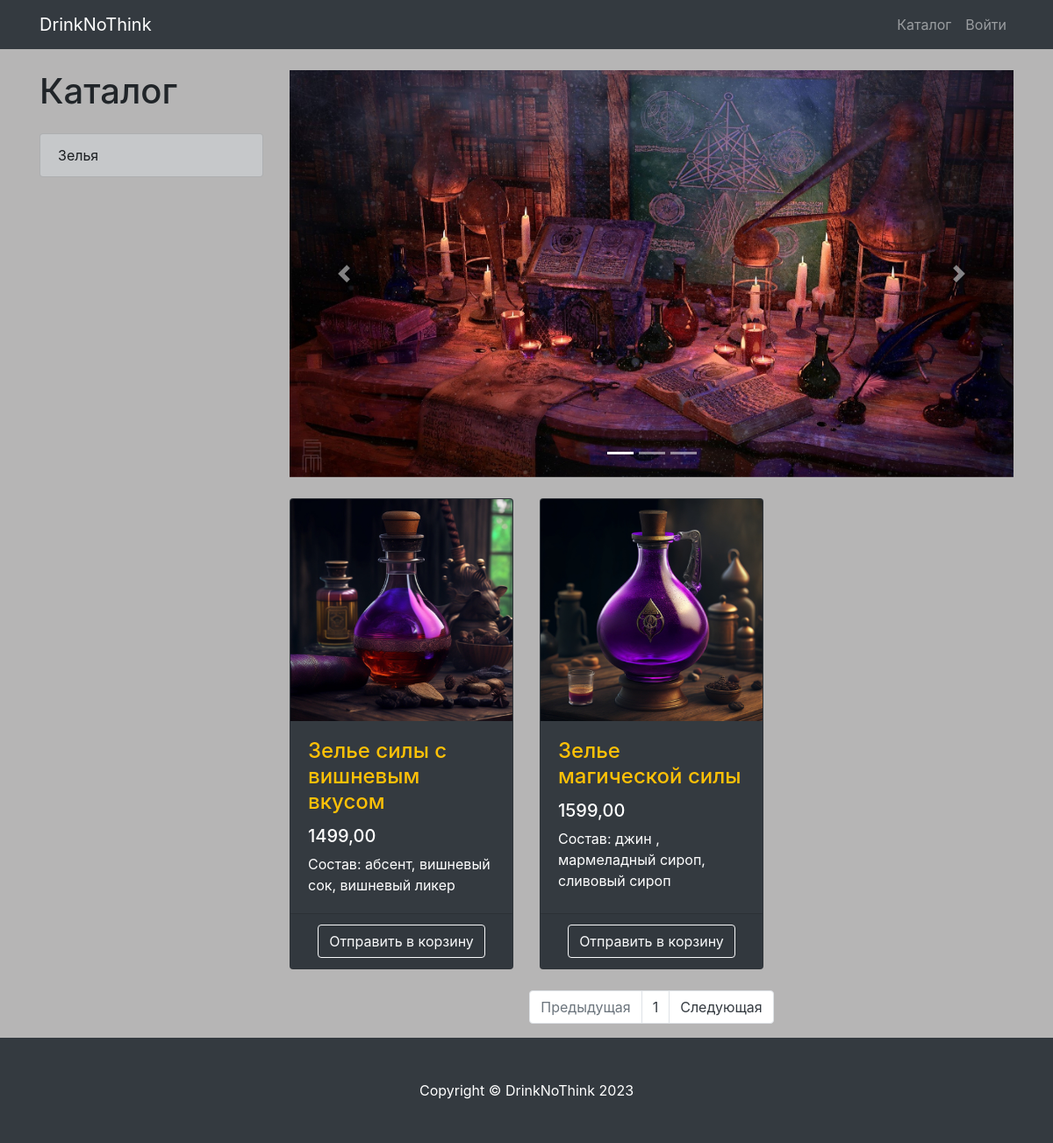
Before: /products/ with the older database file.
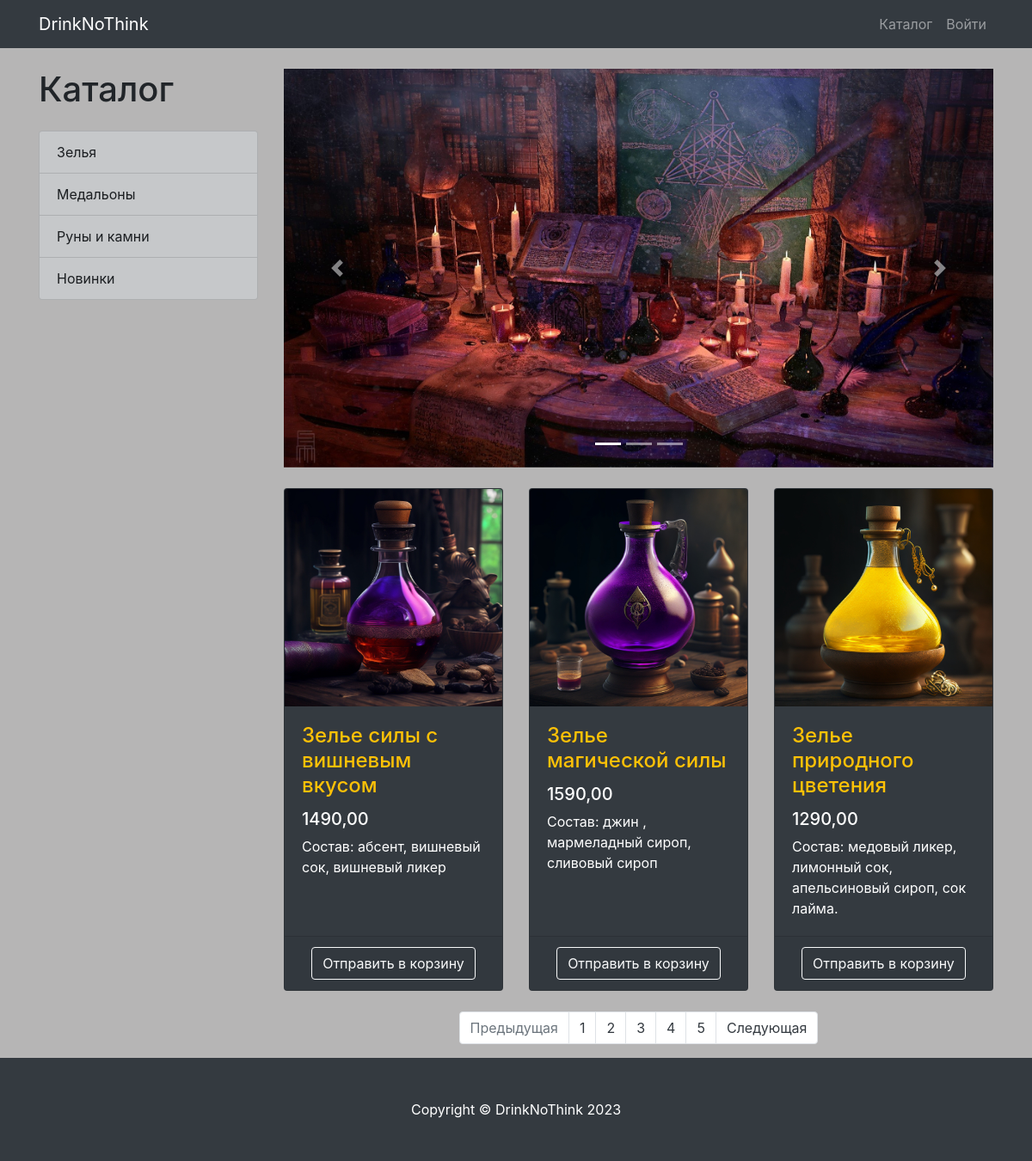
After: the same page with the newer database file.
### products/models.py (models this page shows, shortened)
class ProductCategory(models.Model):
    name = models.CharField(max_length=128, unique=True)
    description = models.TextField(null=True, blank=True)
    class Meta:
        verbose_name = 'Категория'
        verbose_name_plural = 'Категории'

class Product(models.Model):
    name = models.CharField(max_length=256)
    description = models.TextField()
    price = models.DecimalField(max_digits=6, decimal_places=2)
    quantity = models.PositiveIntegerField(default=0)
    image = models.ImageField(upload_to='products_images')
    category = models.ForeignKey(to=ProductCategory, on_delete=models.CASCADE)
    class Meta:
        verbose_name = 'Продукт'
        verbose_name_plural = 'Продукты'
        ordering = ['id']

### products/views.py (the view)
# urls.py: path('', products, name='index'),
def products(request, category_id=None, page_number=1):
    products = Product.objects.filter(category_id=category_id) if category_id else Product.objects.all()
    per_page = 3
    paginator = Paginator(products, per_page)
    products_paginator = paginator.page(page_number)
    context = {
        'title': 'Ассортимент',
        'categories': ProductCategory.objects.all(),
        'products': products_paginator,
    }
    return render(request, 'products/products.html', context)

### products/templates/products/products.html (shortened to what this page needs)
{% extends 'products/base.html' %}
{% load static %}
{% block css %}
        <link href="{% static 'vendor/css/products.css' %}" rel="stylesheet">
{% endblock %}
{% block content %}
        <div class="container">
    <div class="row">
        <div class="col-lg-3">
            <h1 class="my-4">Каталог </h1>
            <div class="list-group">
                {% for category in categories %}
                    <a href="{% url 'products:category' category.id %}" class="list-group-item list-group-item-action list-group-item-dark">
                        {{ category.name }}
                    </a>
                {% endfor %}
            </div>
        </div>
        <div class="col-lg-9">
            <div id="carouselExampleIndicators" class="carousel slide my-4" data-ride="carousel">
                <ol class="carousel-indicators">
                    <li data-target="#carouselExampleIndicators" data-slide-to="0" class="active"></li>
                    <li data-target="#carouselExampleIndicators" data-slide-to="1"></li>
                    <li data-target="#carouselExampleIndicators" data-slide-to="2"></li>
                </ol>
                <div class="carousel-inner" role="listbox">
                    <div class="carousel-item active">
                        <img class="d-block img-fluid" src="/static/vendor/img/slides/slide-1.jpg" alt="First slide">
                    </div>
                </div>
                <a class="carousel-control-prev" href="#carouselExampleIndicators" role="button" data-slide="prev">
                    <span class="carousel-control-prev-icon" aria-hidden="true"></span>
                </a>
                <a class="carousel-control-next" href="#carouselExampleIndicators" role="button" data-slide="next">
                    <span class="carousel-control-next-icon" aria-hidden="true"></span>
                </a>
            </div>
            <div class="row">
                {% for products in products %}
                    <div class="col-lg-4 col-md-6 mb-4">
                    <div class="card h-100 text-white bg-dark">
                        <a href="#">
                            <img class="card-img-top"
                                 src="{{ products.image.url }}"
                                 alt="">
                        </a>
                        <div class="card-body">
                            <h4 class="card-title">
                                <a href="#" class="text-warning">{{ products.name }}</a>
                            </h4>
                            <h5>{{ products.price }}</h5>
                            <p class="card-text">{{ products.description }}</p>
                        </div>
                        <div class="card-footer text-center">
                            <a class="btn btn-outline-light"
                               href="{% url 'products:basket_add' products.id %}">
                                Отправить в корзину
                            </a>
                        </div>
                    </div>
                </div>
                {% endfor %}
            </div>
            <nav aria-label="Page navigation example">
                <ul class="pagination justify-content-center">
                    <li class="page-item {% if not products.has_previous %} disabled {% endif %}">
                        <a class="page-link"
                           href="{% if products.has_previous %} {% url 'products:paginator' products.previous_page_number %} {% else %} # {% endif %}"
                           tabindex="-1" aria-disabled="true">
                            Предыдущая
                        </a>
                    </li>
                    {% for page in products.paginator.page_range %}
                        <li class="page-item">
                            <a class="page-link text-dark" href="{% url 'products:paginator' page %}">
                                {{ page }}
                            </a>
                        </li>
                    {% endfor %}
                    <li class="page-item {% if not products.has_next %} disabled {% endif %}">
                        <a class="page-link text-dark"
                           href="{% if products.has_next %} {% url 'products:paginator' products.next_page_number %} {% else %} # {% endif %}">
                            Следующая
                        </a>
                    </li>
                </ul>
            </nav>
        </div>
    </div>
</div>
{% endblock %}
{% block footer %}
        <footer class="py-5 bg-dark">
    <div class="container">
        <p class="m-0 text-center text-white">Copyright &copy; DrinkNoThink 2023</p>
    </div>
</footer>
{% endblock %}

### products/templates/products/base.html (shortened to what this page needs)
{% load static %}
<!DOCTYPE html>
<html lang="en">
<head>
    <link href="{% static 'vendor/bootstrap/css/bootstrap.min.css' %}" rel="stylesheet">
    {% block css %}{% endblock %}
</head>
<body>
<nav class="navbar navbar-expand-lg navbar-dark bg-dark fixed-top">
    <div class="container">
        <a class="navbar-brand" href="{% url 'index' %}">DrinkNoThink</a>
        <div class="collapse navbar-collapse" id="navbarResponsive">
            <ul class="navbar-nav ml-auto">
                <li class="nav-item">
                    <a class="nav-link" href="{% url 'products:index' %}">Каталог  </a>
                </li>
                {% if user.is_authenticated %}
                <li class="nav-item dropdown">
                    <a class="nav-link dropdown-toggle" href="#" id="navbarDropdown" role="button"
                       data-bs-toggle="dropdown" aria-expanded="false">
                        <i class="fas fa-user-circle"></i>
                    </a>
                    <ul class="dropdown-menu" aria-labelledby="navbarDropdown">
                        <li>
                            <a class="dropdown-item" href="{% url 'users:profile' %}">Профиль</a>
                        </li>
                        <li><a class="dropdown-item" href="orders/orders.html">Заказы</a></li>
                        {% if user.is_superuser or user.is_staff %}
                            <li><a class="dropdown-item" href="{% url 'admin:index' %}">Админ-панель</a></li>
                        {% endif %}
                        <li>
                            <hr class="dropdown-divider">
                        </li>
                        <li>
                            <a class="dropdown-item" href="{% url 'users:logout' %}">
                                Выйти
                            </a>
                        </li>
                    </ul>
                </li>
                {% else %}
                    <li class="nav-item">
                        <a class="nav-link" href="{% url 'users:login' %}">Войти </a>
                    </li>
                {% endif %}
            </ul>
        </div>
    </div>
</nav>
{% block content %}
{% endblock %}
{% block footer %}
{% endblock %}
</body>
</html>

Changed rows visible on the page:
added ProductCategory: name "Медальоны"
added ProductCategory: name "Руны и камни"
added ProductCategory: name "Новинки"
changed Product "Зелье силы с вишневым вкусом": price "1499,00" → "1490,00"
changed Product "Зелье магической силы": price "1599,00" → "1590,00"
added Product: image (picture), name "Зелье природного цветения", price "1290,00", description "Состав: медовый ликер, лимонный сок, апельсиновый сироп, сок лайма."
Other visible differences:
new list line: "2"
new list line: "3"
new list line: "4"
new list line: "5"
